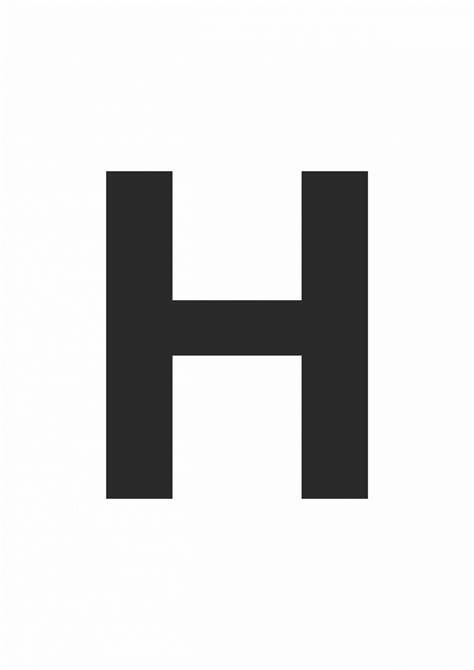
#> input picture pictures/H.jpg, 474 x 670 px
$ python Conrner_Detection11.py
#> lines starting #> are read from the running program, lines starting #| are printed output that depends on the picture; after the words box and inside, x2 and y2 are one past the last pixel; in counts of white or black regions, pixels touching at a corner belong together
import numpy as np
import cv2 as cv
import matplotlib.pyplot as plt

# File path
file_path = "pictures/H.jpg"

# Reading the image
image = cv.imread(file_path)
#> image is the input picture: shape (670, 474, 3); min 1, max 255, mean 219.3
image_gr = cv.imread(file_path, 0)
#> image_gr: shape (670, 474); min 1, max 255, mean 219.3

# Harris Corner Detection
corners = cv.cornerHarris(image_gr, blockSize=10, ksize=21, k=0.08)
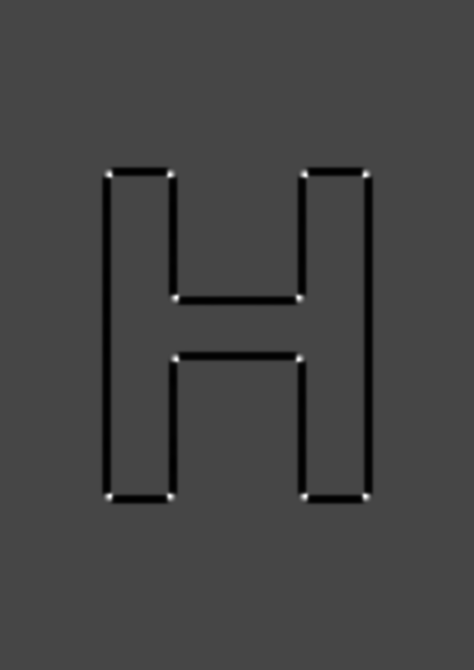
#> corners: shape (670, 474) float32; min -4.77e+17, max 1.25e+18, mean -1.76e+16; drawn with min black and max white
corner_dilated = cv.dilate(corners, None)

# Marking the corners in red
image[corner_dilated > 0.01 * corner_dilated.max()] = [0, 0, 255]
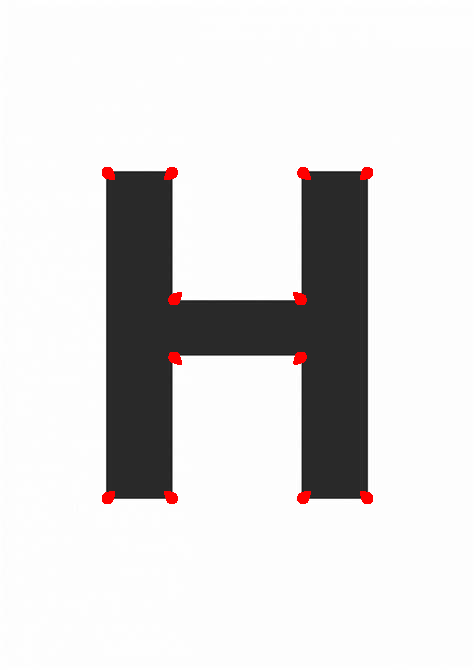
#> image: shape (670, 474, 3); 0.53% of pixels changed, all inside (x1, y1, x2, y2) = (102, 167, 373, 504)

# Displaying the image
plt.imshow(cv.cvtColor(image, cv.COLOR_BGR2RGB))
plt.title('Harris Corners')
plt.axis('off')
plt.show()
